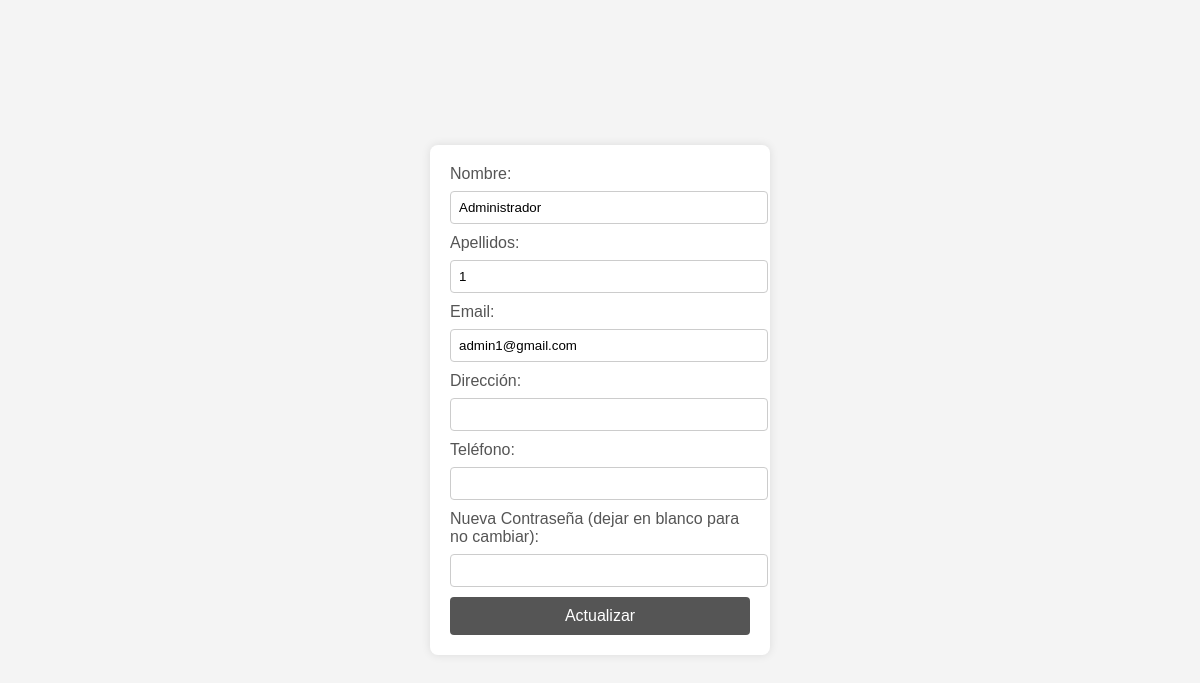
Page /editarPerfil.php (signed in) on the committed database.
### tables this page shows
CREATE TABLE USUARIOS(
    idUsuario INT AUTO_INCREMENT,
    nombreUsuario  VARCHAR(50) NOT NULL,
    apellidos VARCHAR(50) NOT NULL,
    email VARCHAR(50) NOT NULL,
    direccion VARCHAR(100),
    telefono VARCHAR(15)NOT NULL,
    contrasena VARCHAR(50) NOT NULL, 
    idRol INT DEFAULT '1',
    metodoPago VARCHAR(50),
    CONSTRAINT PK_USUARIOS PRIMARY KEY (idUsuario),
    CONSTRAINT FK_ROL_USUARIO FOREIGN KEY  (idRol) REFERENCES ROL(idRol)
);

### public/editarPerfil.php (the view, shortened to what this page needs)
<?php
$servername = "localhost";
$username = "root";
$password = "";
$dbname = "povcamaras";
$conn = new mysqli($servername, $username, $password, $dbname);
$idUsuario = $_SESSION['idUsuario'];
$query = "SELECT * FROM USUARIOS WHERE idUsuario = '$idUsuario'";
$result = mysqli_query($conn, $query);
$user = mysqli_fetch_assoc($result);
?>
<!DOCTYPE html>
<html lang="en">
<head>
    <link rel="stylesheet" href="../assets/css/editarPerfil.css">
</head>
<body>
    <form method="POST" action="editarPerfil.php">
        <label for="nombreUsuario">Nombre:</label>
        <input type="text" name="nombreUsuario" value="<?php echo $user['nombreUsuario']; ?>" required>
        <label for="apellidos">Apellidos:</label>
        <input type="text" name="apellidos" value="<?php echo $user['apellidos']; ?>" required>
        <label for="email">Email:</label>
        <input type="email" name="email" value="<?php echo $user['email']; ?>" required>
        <label for="direccion">Dirección:</label>
        <input type="text" name="direccion" value="<?php echo $user['direccion']; ?>">
        <label for="telefono">Teléfono:</label>
        <input type="text" name="telefono" value="<?php echo $user['telefono']; ?>" required>
        <label for="contrasena">Nueva Contraseña (dejar en blanco para no cambiar):</label>
        <input type="password" name="contrasena">
        <button type="submit">Actualizar</button>
    </form>
</body>
</html>

### assets/css/editarPerfil.css (style rules this page uses)
body { font-family: Arial, sans-serif; background-color: #f4f4f4; margin: 0; padding: 0; display: flex; justify-content: center; align-items: center; height: 100vh; }
form { background: #fff; padding: 20px; border-radius: 8px; box-shadow: 0 0 10px rgba(0, 0, 0, 0.1); width: 300px; }
label { display: block; margin-bottom: 8px; color: #555; }
input[type="text"], input[type="email"], input[type="password"] { width: 100%; padding: 8px; margin-bottom: 10px; border: 1px solid #ccc; border-radius: 4px; }
button { width: 100%; padding: 10px; background-color: #555; border: none; border-radius: 4px; color: white; font-size: 16px; cursor: pointer; }

### rows in the picture
usuarios: nombreUsuario "Administrador", apellidos "1", email "admin1@gmail.com"
